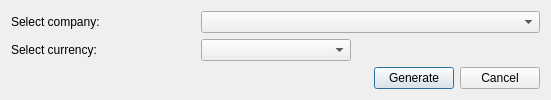
<?xml version="1.0" encoding="UTF-8"?>
<ui version="4.0">
 <class>GenerateAccounts</class>
 <widget class="QDialog" name="GenerateAccounts">
  <property name="geometry">
   <rect>
    <x>0</x>
    <y>0</y>
    <width>551</width>
    <height>99</height>
   </rect>
  </property>
  <property name="sizePolicy">
   <sizepolicy hsizetype="Fixed" vsizetype="Fixed">
    <horstretch>0</horstretch>
    <verstretch>0</verstretch>
   </sizepolicy>
  </property>
  <property name="windowTitle">
   <string>Generate all accounts for  selected company and currency</string>
  </property>
  <property name="locale">
   <locale language="English" country="UnitedStates"/>
  </property>
  <property name="modal">
   <bool>false</bool>
  </property>
  <layout class="QGridLayout" name="gridLayout">
   <property name="leftMargin">
    <number>11</number>
   </property>
   <property name="topMargin">
    <number>11</number>
   </property>
   <property name="rightMargin">
    <number>11</number>
   </property>
   <property name="bottomMargin">
    <number>11</number>
   </property>
   <item row="0" column="0">
    <widget class="QLabel" name="companyLb">
     <property name="text">
      <string>Select company:</string>
     </property>
    </widget>
   </item>
   <item row="1" column="1">
    <widget class="QComboBox" name="currencyCmb">
     <property name="maximumSize">
      <size>
       <width>150</width>
       <height>16777215</height>
      </size>
     </property>
    </widget>
   </item>
   <item row="2" column="0" colspan="3">
    <layout class="QHBoxLayout" name="horizontalLayout">
     <item>
      <spacer name="horizontalSpacer">
       <property name="orientation">
        <enum>Qt::Horizontal</enum>
       </property>
       <property name="sizeHint" stdset="0">
        <size>
         <width>40</width>
         <height>20</height>
        </size>
       </property>
      </spacer>
     </item>
     <item>
      <widget class="QPushButton" name="generateBtn">
       <property name="text">
        <string>Generate</string>
       </property>
      </widget>
     </item>
     <item>
      <widget class="QPushButton" name="cancelBtn">
       <property name="text">
        <string>Cancel</string>
       </property>
      </widget>
     </item>
    </layout>
   </item>
   <item row="1" column="0">
    <widget class="QLabel" name="currencyLb">
     <property name="minimumSize">
      <size>
       <width>150</width>
       <height>0</height>
      </size>
     </property>
     <property name="text">
      <string>Select currency:</string>
     </property>
    </widget>
   </item>
   <item row="0" column="1" colspan="2">
    <widget class="QComboBox" name="companyCmb"/>
   </item>
  </layout>
 </widget>
 <tabstops>
  <tabstop>generateBtn</tabstop>
  <tabstop>cancelBtn</tabstop>
 </tabstops>
 <resources/>
 <connections/>
</ui>
